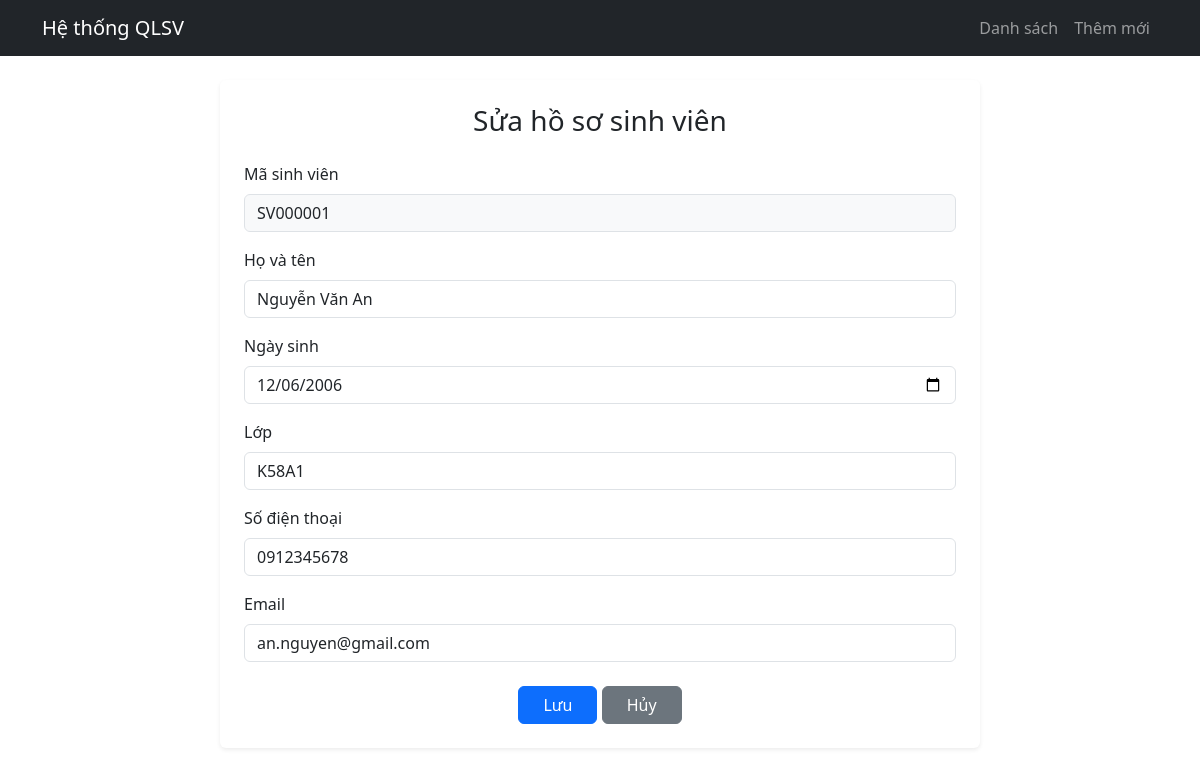
/edit_student.php?id=SV000001, run on the app's committed database.
### tables this page shows
CREATE TABLE `sinhvien` (
  `ma_sv` varchar(20) NOT NULL,
  `ho_ten` varchar(100) NOT NULL,
  `ngay_sinh` date NOT NULL,
  `so_dien_thoai` varchar(15) NOT NULL,
  `lop` varchar(50) NOT NULL,
  `email` varchar(100) NOT NULL
);

### edit_student.php (the view, shortened to what this page needs)
<?php
require_once 'db.php';
$errors = [];
$ma_sv = $_GET['id'];
$stmt = $pdo->prepare("SELECT * FROM sinhvien WHERE ma_sv = :ma_sv");
$stmt->execute(['ma_sv' => $ma_sv]);
$sv = $stmt->fetch(PDO::FETCH_ASSOC);
?>
<?php include 'header.php'; ?>
<div class="row justify-content-center">
    <div class="col-md-8 bg-white p-4 rounded shadow-sm">
        <h3 class="mb-4 text-center">Sửa hồ sơ sinh viên</h3>
        <form method="POST" action="">
            <div class="mb-3">
                <label class="form-label">Mã sinh viên</label>
                <input type="text" class="form-control bg-light" value="<?= htmlspecialchars($sv['ma_sv']) ?>" disabled>
            </div>
            <div class="mb-3">
                <label class="form-label">Họ và tên</label>
                <input type="text" name="ho_ten" class="form-control <?= isset($errors['ho_ten']) ? 'is-invalid' : '' ?>" value="<?= htmlspecialchars($_POST['ho_ten'] ?? $sv['ho_ten']) ?>">
            </div>
            <div class="mb-3">
                <label class="form-label">Ngày sinh</label>
                <input type="date" name="ngay_sinh" class="form-control <?= isset($errors['ngay_sinh']) ? 'is-invalid' : '' ?>" value="<?= htmlspecialchars($_POST['ngay_sinh'] ?? $sv['ngay_sinh']) ?>">
            </div>
            <div class="mb-3">
                <label class="form-label">Lớp</label>
                <input type="text" name="lop" class="form-control <?= isset($errors['lop']) ? 'is-invalid' : '' ?>" value="<?= htmlspecialchars($_POST['lop'] ?? $sv['lop']) ?>">
            </div>
            <div class="mb-3">
                <label class="form-label">Số điện thoại</label>
                <input type="text" name="so_dien_thoai" class="form-control <?= isset($errors['so_dien_thoai']) ? 'is-invalid' : '' ?>" value="<?= htmlspecialchars($_POST['so_dien_thoai'] ?? $sv['so_dien_thoai']) ?>">
            </div>
            <div class="mb-3">
                <label class="form-label">Email</label>
                <input type="text" name="email" class="form-control <?= isset($errors['email']) ? 'is-invalid' : '' ?>" value="<?= htmlspecialchars($_POST['email'] ?? $sv['email']) ?>">
            </div>
            <div class="text-center mt-4">
                <button type="submit" class="btn btn-primary px-4">Lưu</button>
                <a href="index.php" class="btn btn-secondary px-4">Hủy</a>
            </div>
        </form>
    </div>
</div>
<?php include 'footer.php'; ?>

### data on the page
sinhvien: ma_sv "SV000001", ho_ten "Nguyễn Văn An", ngay_sinh "12/06/2006", lop "K58A1", so_dien_thoai "0912345678", email "an.nguyen@gmail.com"
